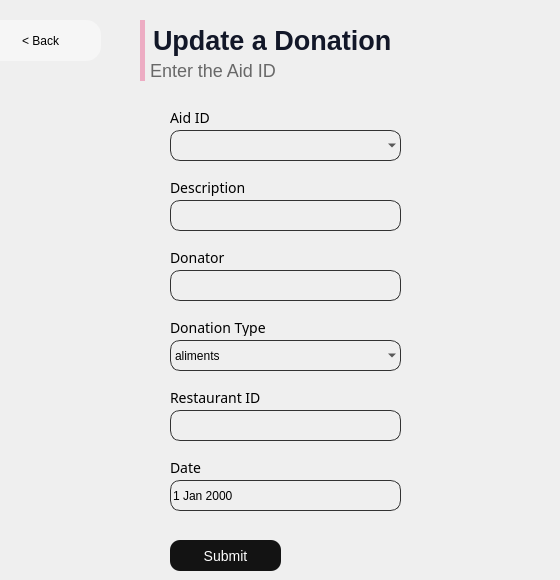
      <widget class="QWidget" name="page_13">
       <widget class="QComboBox" name="comboBox_update_aid">
        <property name="geometry">
         <rect>
          <x>170</x>
          <y>130</y>
          <width>231</width>
          <height>31</height>
         </rect>
        </property>
        <property name="styleSheet">
         <string notr="true">background-color: rgba(246,246,246,0); border-radius: 10px; 

border: 1px solid rgb(50,50,50);</string>
        </property>
       </widget>
       <widget class="QLineEdit" name="lineEdit_descaide">
        <property name="geometry">
         <rect>
          <x>170</x>
          <y>200</y>
          <width>231</width>
          <height>31</height>
         </rect>
        </property>
        <property name="styleSheet">
         <string notr="true">background-color: rgba(246,246,246,0); border-radius: 10px; 

border: 1px solid rgb(50,50,50);</string>
        </property>
       </widget>
       <widget class="QLineEdit" name="lineEdit_donnaide">
        <property name="geometry">
         <rect>
          <x>170</x>
          <y>270</y>
          <width>231</width>
          <height>31</height>
         </rect>
        </property>
        <property name="styleSheet">
         <string notr="true">background-color: rgba(246,246,246,0); border-radius: 10px; 

border: 1px solid rgb(50,50,50);</string>
        </property>
       </widget>
       <widget class="QComboBox" name="comboBox_3type">
        <property name="geometry">
         <rect>
          <x>170</x>
          <y>340</y>
          <width>231</width>
          <height>31</height>
         </rect>
        </property>
        <property name="styleSheet">
         <string notr="true">background-color: rgba(246,246,246,0); border-radius: 10px; 

border: 1px solid rgb(50,50,50);</string>
        </property>
        <item>
         <property name="text">
          <string>aliments</string>
         </property>
        </item>
        <item>
         <property name="text">
          <string>argent</string>
         </property>
        </item>
        <item>
         <property name="text">
          <string>vetements</string>
         </property>
        </item>
       </widget>
       <widget class="QDateEdit" name="dateEditaide">
        <property name="geometry">
         <rect>
          <x>170</x>
          <y>480</y>
          <width>231</width>
          <height>31</height>
         </rect>
        </property>
        <property name="styleSheet">
         <string notr="true">background-color: rgba(246,246,246,0); border-radius: 10px; 

border: 1px solid rgb(50,50,50);</string>
        </property>
       </widget>
       <widget class="QLabel" name="label_136">
        <property name="geometry">
         <rect>
          <x>170</x>
          <y>180</y>
          <width>91</width>
          <height>16</height>
         </rect>
        </property>
        <property name="styleSheet">
         <string notr="true">font-family:Poppins;
font-weight:400;
font-size:14px;</string>
        </property>
        <property name="text">
         <string>Description</string>
        </property>
       </widget>
       <widget class="QLabel" name="label_137">
        <property name="geometry">
         <rect>
          <x>170</x>
          <y>250</y>
          <width>91</width>
          <height>16</height>
         </rect>
        </property>
        <property name="styleSheet">
         <string notr="true">font-family:Poppins;
font-weight:400;
font-size:14px;</string>
        </property>
        <property name="text">
         <string>Donator</string>
        </property>
       </widget>
       <widget class="QLineEdit" name="lineEdi1000">
        <property name="geometry">
         <rect>
          <x>170</x>
          <y>410</y>
          <width>231</width>
          <height>31</height>
         </rect>
        </property>
        <property name="styleSheet">
         <string notr="true">background-color: rgba(246,246,246,0); border-radius: 10px; 

border: 1px solid rgb(50,50,50);</string>
        </property>
       </widget>
       <widget class="QLabel" name="label_138">
        <property name="geometry">
         <rect>
          <x>170</x>
          <y>390</y>
          <width>101</width>
          <height>16</height>
         </rect>
        </property>
        <property name="styleSheet">
         <string notr="true">font-family:Poppins;
font-weight:400;
font-size:14px;</string>
        </property>
        <property name="text">
         <string>Restaurant ID</string>
        </property>
       </widget>
       <widget class="QLabel" name="label_139">
        <property name="geometry">
         <rect>
          <x>170</x>
          <y>320</y>
          <width>101</width>
          <height>16</height>
         </rect>
        </property>
        <property name="styleSheet">
         <string notr="true">font-family:Poppins;
font-weight:400;
font-size:14px;</string>
        </property>
        <property name="text">
         <string>Donation Type</string>
        </property>
       </widget>
       <widget class="QPushButton" name="btn_update_aid">
        <property name="geometry">
         <rect>
          <x>170</x>
          <y>540</y>
          <width>111</width>
          <height>31</height>
         </rect>
        </property>
        <property name="styleSheet">
         <string notr="true">QPushButton{
border-radius: 10px; 
font-family: 'Poppins';
font-style: normal;
font-weight: 400;
font-size: 14px;
background:rgb(19,19,19);
color:white;
}
QPushButton:hover{
background:rgb(129, 129, 129);
}

</string>
        </property>
        <property name="text">
         <string>Submit</string>
        </property>
       </widget>
       <widget class="QPushButton" name="back_update_aiddash">
        <property name="geometry">
         <rect>
          <x>-20</x>
          <y>20</y>
          <width>121</width>
          <height>41</height>
         </rect>
        </property>
        <property name="styleSheet">
         <string notr="true">QPushButton{
background-color:rgb(246, 246, 246);
border:0;
color:black;
	font: 75 15pt &quot;Poppins&quot;;
font-weight:275;
border-radius:15px;
}</string>
        </property>
        <property name="text">
         <string>&lt; Back</string>
        </property>
       </widget>
       <widget class="QLabel" name="label_181">
        <property name="geometry">
         <rect>
          <x>140</x>
          <y>60</y>
          <width>411</width>
          <height>21</height>
         </rect>
        </property>
        <property name="styleSheet">
         <string notr="true">font-family: 'Poppins';
font-style: normal;
background:rgba(0,0,0,0);
font-weight: 275;
font-size: 18px;
color: rgb(104,104,104);
border-left: 5px solid rgb(237,172,195);
padding-left: 1px;

</string>
        </property>
        <property name="text">
         <string>Enter the Aid ID</string>
        </property>
       </widget>
       <widget class="QLabel" name="label_182">
        <property name="geometry">
         <rect>
          <x>140</x>
          <y>20</y>
          <width>371</width>
          <height>41</height>
         </rect>
        </property>
        <property name="styleSheet">
         <string notr="true">font-family: 'Poppins';
font-style: normal;
background:rgba(0,0,0,0);
font-weight: 600;
font-size: 27px;
color: rgb(18,23,40);
border-left: 5px solid rgb(237,172,195);
padding-left: 1px;

</string>
        </property>
        <property name="text">
         <string>Update a Donation</string>
        </property>
       </widget>
       <widget class="QLabel" name="label_183">
        <property name="geometry">
         <rect>
          <x>170</x>
          <y>460</y>
          <width>101</width>
          <height>16</height>
         </rect>
        </property>
        <property name="styleSheet">
         <string notr="true">font-family:Poppins;
font-weight:400;
font-size:14px;</string>
        </property>
        <property name="text">
         <string>Date</string>
        </property>
       </widget>
       <widget class="QLabel" name="label_184">
        <property name="geometry">
         <rect>
          <x>170</x>
          <y>110</y>
          <width>101</width>
          <height>16</height>
         </rect>
        </property>
        <property name="styleSheet">
         <string notr="true">font-family:Poppins;
font-weight:400;
font-size:14px;</string>
        </property>
        <property name="text">
         <string>Aid ID</string>
        </property>
       </widget>
      </widget>
